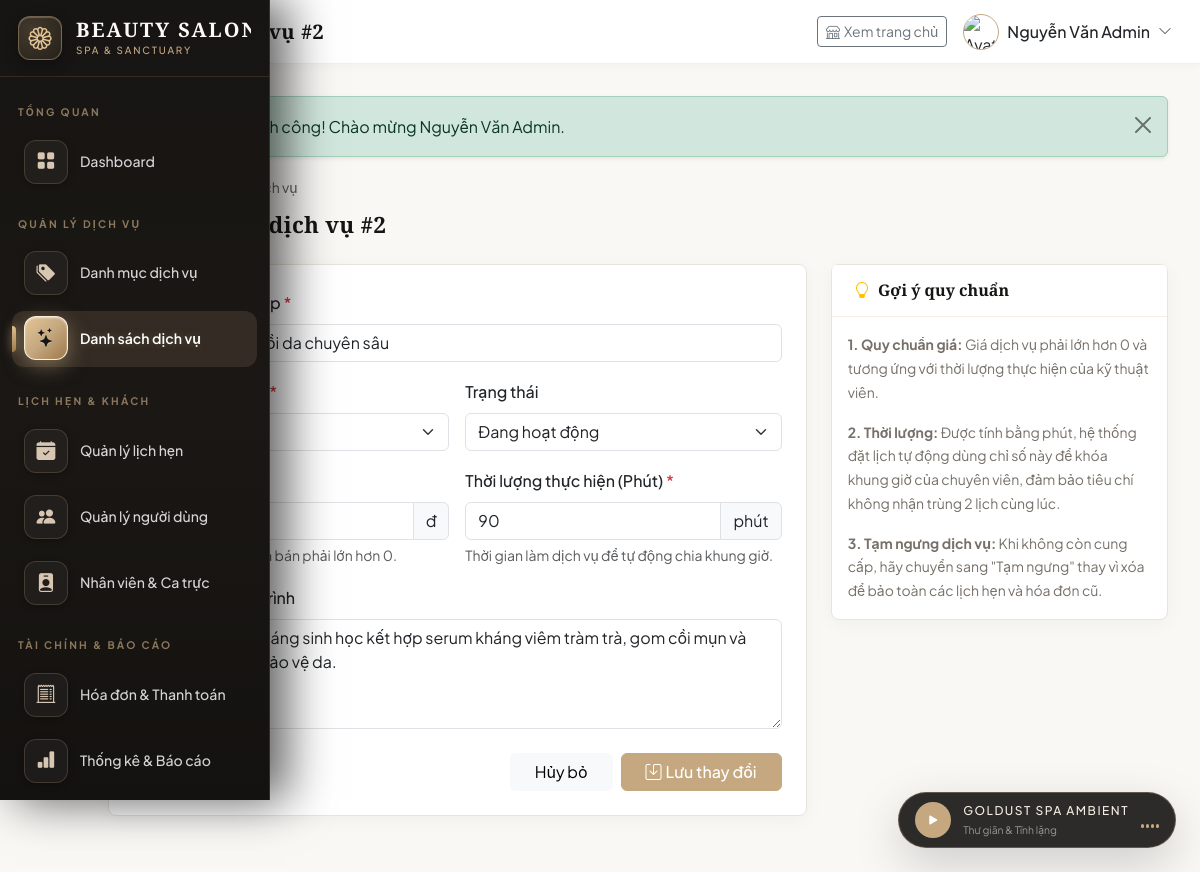
Page /admin/service_form.php?id=2 (signed in) on the committed database.
### tables this page shows
CREATE TABLE services (
    id INT AUTO_INCREMENT PRIMARY KEY,
    category_id INT NOT NULL,
    name VARCHAR(100) NOT NULL,
    description TEXT,
    price DECIMAL(12,2) NOT NULL DEFAULT 0,
    duration INT NOT NULL DEFAULT 30 COMMENT 'Thời gian thực hiện (phút)',
    image VARCHAR(255),
    status ENUM('active', 'inactive') NOT NULL DEFAULT 'active',
    created_at TIMESTAMP DEFAULT CURRENT_TIMESTAMP,
    FOREIGN KEY (category_id) REFERENCES categories(id) ON DELETE CASCADE ON UPDATE CASCADE
);

CREATE TABLE categories (
    id INT AUTO_INCREMENT PRIMARY KEY,
    name VARCHAR(100) NOT NULL,
    description TEXT,
    status ENUM('active', 'inactive') NOT NULL DEFAULT 'active',
    created_at TIMESTAMP DEFAULT CURRENT_TIMESTAMP
);

### admin/service_form.php (the view, shortened to what this page needs)
<?php
$db = getDB();
$id = intval($_GET['id'] ?? 0);
$isEdit = ($id > 0);
$categories = $db->query("SELECT * FROM categories WHERE status = 'active' ORDER BY name ASC")->fetchAll();
$service = [
    'id'          => 0,
    'category_id' => '',
    'name'        => '',
    'description' => '',
    'price'       => '',
    'duration'    => 30,
    'status'      => 'active'
];
if ($isEdit) {
    $stmt = $db->prepare("SELECT * FROM services WHERE id = ?");
    $stmt->execute([$id]);
    $existing = $stmt->fetch();
    $service = $existing;
}
$pageTitle = $isEdit ? 'Chỉnh sửa dịch vụ #' . $id : 'Thêm dịch vụ mới';
include __DIR__ . '/../includes/header.php';
?>
<div class="mb-4">
    <a href="<?= BASE_URL ?>admin/services.php" class="text-decoration-none text-muted small">
        <i class="bi bi-arrow-left me-1"></i>Quay lại danh sách dịch vụ
    </a>
    <h4 class="fw-bold mt-2 mb-1">
        <i class="bi <?= $isEdit ? 'bi-pencil-square' : 'bi-plus-circle' ?> me-2 text-primary"></i>
        <?= $pageTitle ?>
    </h4>
</div>
<div class="row">
    <div class="col-lg-8">
        <div class="card table-card mb-4">
            <div class="card-body p-4">
                <form action="" method="POST" id="serviceForm" novalidate>
                    <div class="mb-3">
                        <label class="form-label fw-medium">Tên dịch vụ làm đẹp <span class="text-danger">*</span></label>
                        <input type="text" name="name" class="form-control" value="<?= htmlspecialchars($service['name']) ?>" placeholder="Ví dụ: Chăm sóc da cơ bản" required>
                    </div>
                    <div class="row g-3 mb-3">
                        <div class="col-md-6">
                            <label class="form-label fw-medium">Danh mục dịch vụ <span class="text-danger">*</span></label>
                            <select name="category_id" class="form-select" required>
                                <?php foreach ($categories as $cat): ?>
                                    <option value="<?= $cat['id'] ?>" <?= $service['category_id'] == $cat['id'] ? 'selected' : '' ?>>
                                        <?= htmlspecialchars($cat['name']) ?>
                                    </option>
                                <?php endforeach; ?>
                            </select>
                        </div>
                        <div class="col-md-6">
                            <label class="form-label fw-medium">Trạng thái</label>
                            <select name="status" class="form-select">
                                <option value="active" <?= $service['status'] === 'active' ? 'selected' : '' ?>>Đang hoạt động</option>
                            </select>
                        </div>
                    </div>
                    <div class="row g-3 mb-3">
                        <div class="col-md-6">
                            <label class="form-label fw-medium">Đơn giá (VNĐ) <span class="text-danger">*</span></label>
                            <div class="input-group">
                                <input type="number" name="price" id="servicePrice" class="form-control"
                                       value="<?= htmlspecialchars($service['price']) ?>" min="1000" step="1000" placeholder="250000" required>
                                <span class="input-group-text">đ</span>
                            </div>
                            <div class="form-text">Tiêu chí bắt buộc: Giá bán phải lớn hơn 0.</div>
                        </div>
                        <div class="col-md-6">
                            <label class="form-label fw-medium">Thời lượng thực hiện (Phút) <span class="text-danger">*</span></label>
                            <div class="input-group">
                                <input type="number" name="duration" class="form-control"
                                       value="<?= htmlspecialchars($service['duration']) ?>" min="5" step="5" placeholder="60" required>
                                <span class="input-group-text">phút</span>
                            </div>
                            <div class="form-text">Thời gian làm dịch vụ để tự động chia khung giờ.</div>
                        </div>
                    </div>
                    <div class="mb-4">
                        <label class="form-label fw-medium">Mô tả chi tiết liệu trình</label>
                        <textarea name="description" class="form-control" rows="4" placeholder="Mô tả các bước thực hiện, công dụng và sản phẩm sử dụng..."><?= htmlspecialchars($service['description']) ?></textarea>
                    </div>
                    <div class="d-flex justify-content-end gap-2">
                        <a href="<?= BASE_URL ?>admin/services.php" class="btn btn-light px-4">Hủy bỏ</a>
                        <button type="submit" class="btn btn-primary px-4">
                            <i class="bi bi-save me-1"></i><?= $isEdit ? 'Lưu thay đổi' : 'Thêm dịch vụ' ?>
                        </button>
                    </div>
                </form>
            </div>
        </div>
    </div>
    <div class="col-lg-4">
        <div class="card table-card">
            <div class="card-header bg-white py-3">
                <h6 class="mb-0 fw-bold"><i class="bi bi-lightbulb me-2 text-warning"></i>Gợi ý quy chuẩn</h6>
            </div>
            <div class="card-body p-3 small text-secondary">
                <p><strong>1. Quy chuẩn giá:</strong> Giá dịch vụ phải lớn hơn 0 và tương ứng với thời lượng thực hiện của kỹ thuật viên.</p>
                <p><strong>2. Thời lượng:</strong> Được tính bằng phút, hệ thống đặt lịch tự động dùng chỉ số này để khóa khung giờ của chuyên viên, đảm bảo tiêu chí không nhận trùng 2 lịch cùng lúc.</p>
                <p class="mb-0"><strong>3. Tạm ngưng dịch vụ:</strong> Khi không còn cung cấp, hãy chuyển sang "Tạm ngưng" thay vì xóa để bảo toàn các lịch hẹn và hóa đơn cũ.</p>
            </div>
        </div>
    </div>
</div>
<?php include __DIR__ . '/../includes/footer.php'; ?>

### assets/css/style.css (style rules this page uses)
:root { --gold: #c5a880; --gold-light: #e5d5c0; --gold-dark: #9e7949; --gold-hover: #b38f5e; --canvas: #faf8f5; --surface: #ffffff; --surface-alt: #f4f0e8; --dark: #1c1a17; --dark-surface: #24211d; --dark-muted: #3a3530; --text-main: #2b2723; --text-muted: #78716a; --border-color: rgba(197, 168, 128, 0.3); --border-light: #e9e4db; --success: #2e7d32; --danger: #b71c1c; --warning: #c5a880; --info: #37474f; --font-serif: 'Cormorant Garamond', Georgia, serif; --font-sans: 'Plus Jakarta Sans', -apple-system, BlinkMacSystemFont, sans-serif; --radius-sm: 4px; --radius-md: 8px; --radius-lg: 16px; --radius-full: 9999px; --shadow-subtle: 0 4px 20px rgba(28, 26, 23, 0.04); --shadow-medium: 0 10px 30px rgba(28, 26, 23, 0.08); --shadow-hover: 0 16px 40px rgba(197, 168, 128, 0.15); }
* { margin: 0; padding: 0; box-sizing: border-box; }
html, body { overflow-x: hidden; width: 100%; max-width: 100vw; }
body { font-family: var(--font-sans); background-color: var(--canvas); color: var(--text-main); line-height: 1.7; font-weight: 400; -webkit-font-smoothing: antialiased; }
h1, h2, h3, h4, .font-serif { font-family: var(--font-serif); color: var(--dark); font-weight: 600; letter-spacing: 0.5px; }
h4 { font-size: 1.4rem; line-height: 1.4; }
p { color: var(--text-muted); }
a { color: var(--gold-dark); text-decoration: none; transition: all 0.25s ease; }
.table-card { background: #ffffff; border: 1px solid var(--border-light) !important; box-shadow: var(--shadow-subtle) !important; }

### includes/header.php (style rules this page uses)
:root { --sidebar-collapsed-width: 76px; --sidebar-expanded-width: 270px; --gold: #c5a880; --gold-light: #f4ede4; --gold-dark: #9e7949; --dark: #171513; --dark-elevated: #221f1b; --canvas: #faf8f5; }
body { font-family: 'Plus Jakarta Sans', -apple-system, BlinkMacSystemFont, sans-serif; background-color: var(--canvas); color: #2b2723; }
h1, h2, h3, h4, h5, .font-serif { font-family: 'Cormorant Garamond', Georgia, serif; letter-spacing: 0.3px; }
.table-card { background: #fff; border: 1px solid rgba(197, 168, 128, 0.2); border-radius: 8px; box-shadow: 0 4px 15px rgba(28,26,23,0.04); }
.table-card .card-header { background: #faf8f5; border-bottom: 1px solid rgba(197, 168, 128, 0.2); padding: 1.1rem 1.4rem; font-weight: 600; font-family: 'Cormorant Garamond', Georgia, serif; font-size: 1.25rem; color: var(--dark); }
.btn-primary { background-color: var(--gold) !important; border-color: var(--gold) !important; color: #fff !important; font-weight: 500; }

### rows in the picture
services: name "Trị mụn & Phục hồi da chuyên sâu", category_id "Chăm sóc da", status "Đang hoạt động", price "450000.00", duration "90", description "Công nghệ ánh sáng sinh học kết hợp serum kháng viêm tràm trà, gom cồi mụn và phục hồi màng bảo vệ da."

### other values in the picture
$pageTitle "Chỉnh sửa dịch vụ #2"
$currentUser['full_name'] "Nguyễn Văn Admin"
$flash['message'] "Đăng nhập thành công! Chào mừng Nguyễn Văn Admin."
